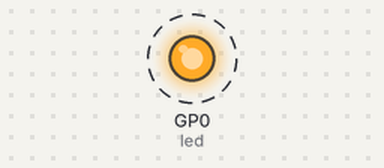
Bench run of a program on a simulated Raspberry Pi Pico running MicroPython. On the bench: output pins drawn as LEDs (lit = HIGH). Dashed ring = blinking.

Above: at 0.5 s.
Timing chart, 0 to 4.6 s (numbered marks = the images above):
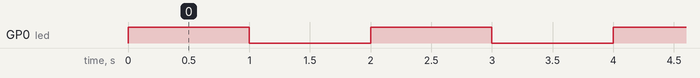

The program:

Blink.py
```python
'''
 * Keyestudio 24 in 1 Starter Kit for Raspberry Pi Pico
 * lesson 1.2
 * Blink
 * http://www.keyestudio.com
'''
from machine import Pin
import time

led = Pin(0, Pin.OUT)# 构建led对象,外接LED灯连接与引脚0相连，并设置引脚0为输出模式
while True:
    led.value(1)# led点亮
    time.sleep(1)# 等待1秒
    led.value(0)# led熄灭
    time.sleep(1)# 等待1秒
```

Measured:
- by itself, GP0 (led): alternates HIGH for 1.0 s and LOW for 1.0 s
